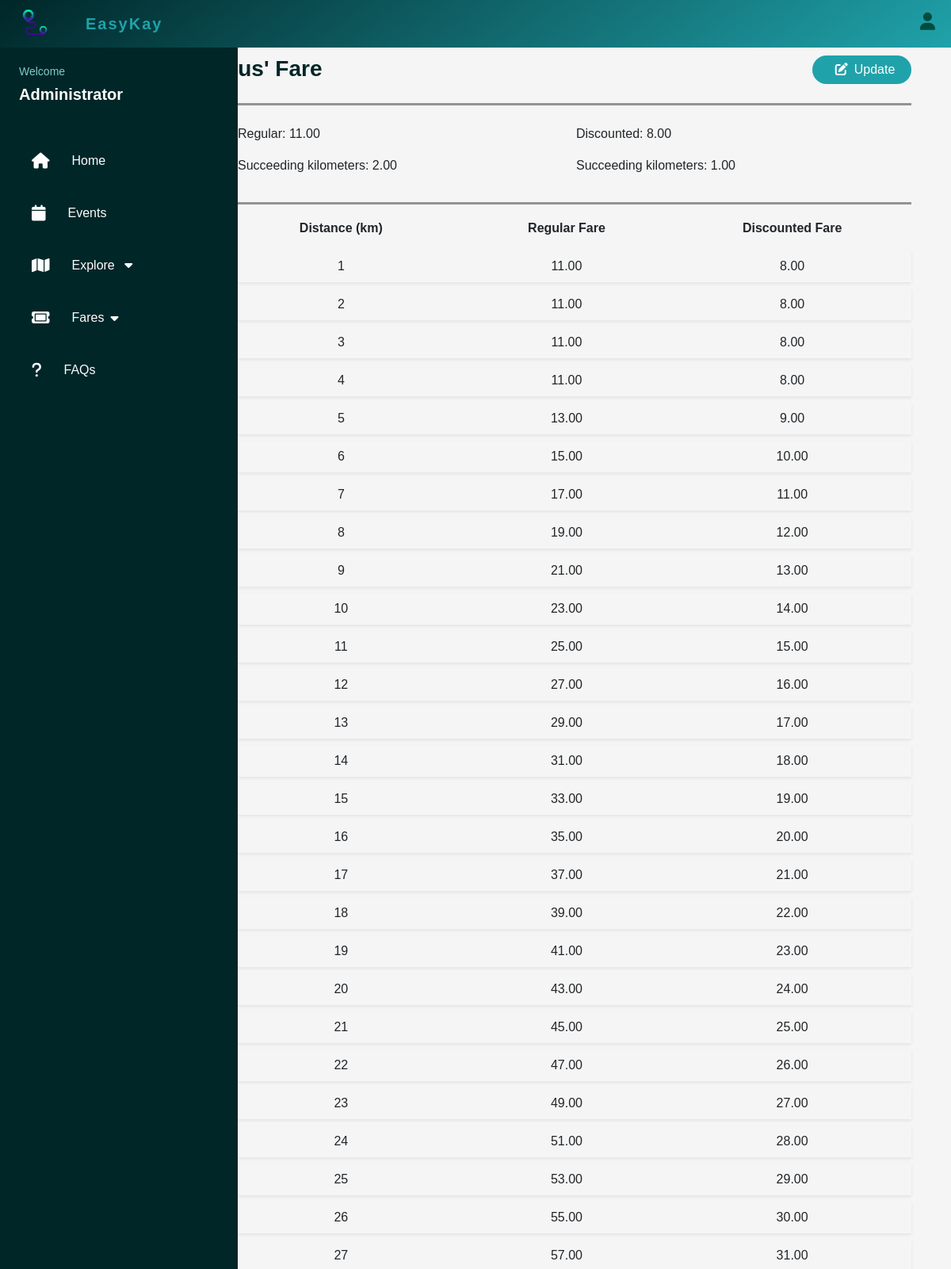
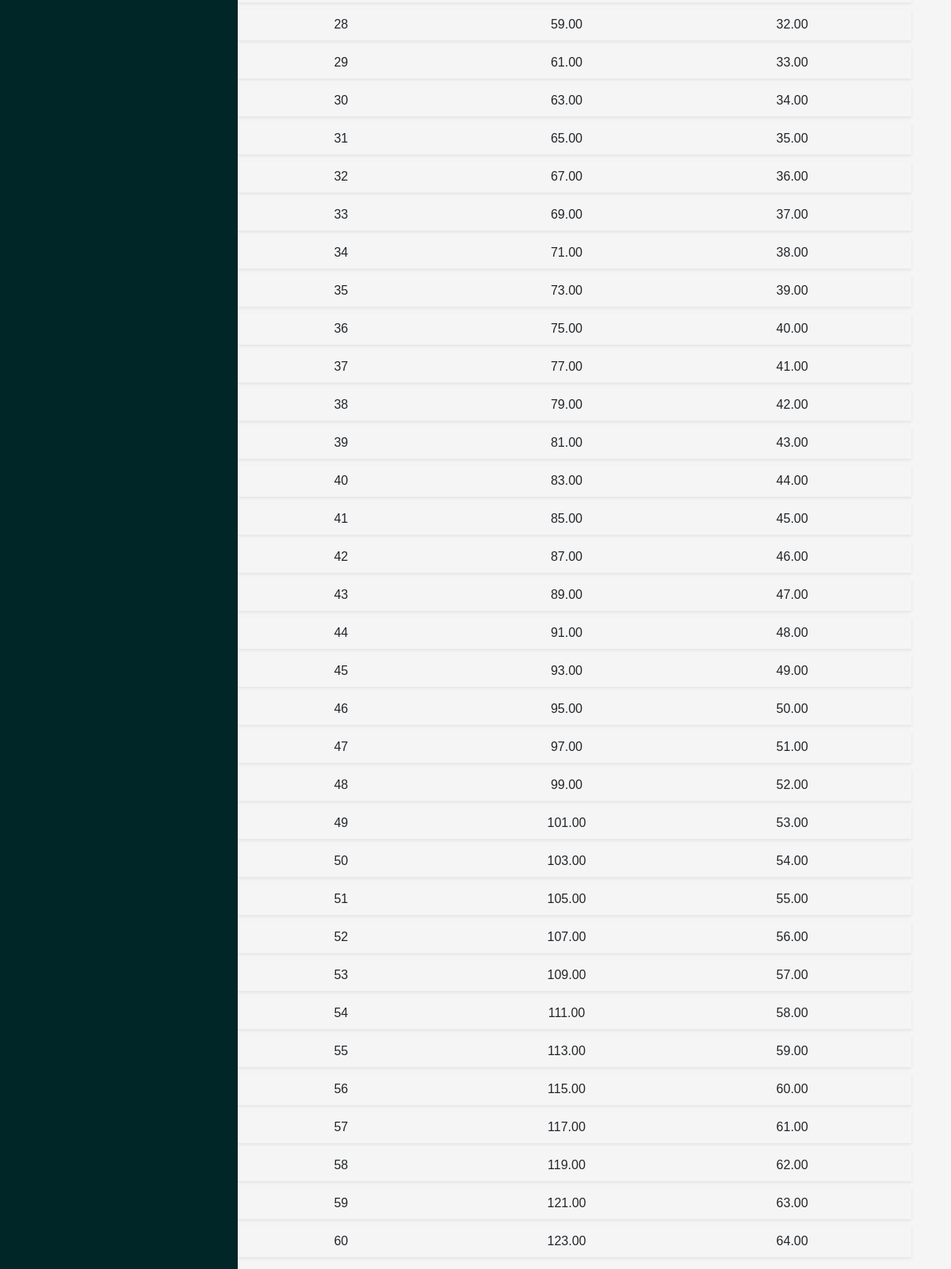
The app's page /admin-2/fares/bus.php (signed in) with its own data (2 pictures, top to bottom).
### tables this page shows
CREATE TABLE `bus_fare` (
  `id` int(11) NOT NULL,
  `bus_regular` decimal(10,2) DEFAULT NULL,
  `bus_regular_succeeding` decimal(10,2) DEFAULT NULL,
  `bus_discounted` decimal(10,2) DEFAULT NULL,
  `bus_discounted_succeeding` decimal(10,2) DEFAULT NULL
);

### admin-2/fares/bus.php (the view, shortened to what this page needs)
<?php
    include "../../connection.php";
    $rows = mysqli_query($conn, "SELECT * FROM bus_fare");
    while ($row = mysqli_fetch_assoc($rows)) {
        $regular = $row['bus_regular'];
        $regular_succeeding = $row['bus_regular_succeeding'];
        $discounted = $row['bus_discounted'];
        $discounted_succeeding = $row['bus_discounted_succeeding'];
    }
?>
<!DOCTYPE html>
<html lang="en">
<head>
    <link href="https://cdn.jsdelivr.net/npm/bootstrap@5.2.3/dist/css/bootstrap.min.css" rel="stylesheet">
    <link rel="stylesheet" type="text/css" href="fares_2.css">
</head>
<body>
    <div class="wrapper">
        <div class="top_navbar">
            <div class="hamburger mx-3">
                <div class="nav-icon d-flex justify-content-center"><img class="" src="../../images/logo.png" alt=""></div>
            </div>
            <div class="menu">
                <div class="logo">
                    EasyKay
                </div>
                <div class="right_menu">
                    <ul>
                        <li><i class="fas fa-user"></i>
                    </ul>
                </div>
            </div>
        </div>
        <div class="main_container">
            <div class="sidebar">
                <div class="sidebar__inner">
                <div class="profile mx-4">
                        <div class="profile_info">
                            <p>Welcome</p>
                            <p class="profile_name fs-5"><b>Administrator</b></p>
                        </div>
                    </div>
                    <ul class="nav nav-pills flex-column mt-2 mt-sm-0" id="menu">
                        <li class="nav-item my-2">
                            <a class="nav-link" href="../ad_home.php">
                                <span class= "icon"><i class="fa-solid fa-house"></i></span>
                                <span class="title ms-2">Home</span>
                            </a>
                        </li>
                        <li class="nav-item my-2">
                            <a class="nav-link" href="../events/ad_event.php">
                                <span class= "icon"><i class="fa-solid fa-calendar"></i></span>
                                <span class=" title ms-2">Events</span>
                            </a>
                        </li>
                        <li class="nav-item disabled my-2">
                            <a class="nav-link" href="#exploresidemenu" data-bs-toggle="collapse">
                                <span class= "icon"><i class="fa-solid fa-map"></i></span>
                                <span class="title ms-2">Explore  <i class="fa-solid fa-caret-down ms-2"></i></span>
                            </a>
                        </li>
                        <li class="nav-item my-2">
                            <a class="nav-link" href="#faressidemenu" data-bs-toggle="collapse">
                                <span class= "icon"><i class="fa-solid fa-ticket"></i></span>
                                <span class="title ms-2">Fares</span>
                                <i class="fa-solid fa-caret-down ms-2"></i>
                            </a>
                        </li>
                        <li class="nav-item my-2">
                            <a class="nav-link" href="../faqs/ad_faqs.php">
                                <span class= "icon"><i class="fa-solid fa-question"></i></span>
                                <span class="title ms-2">FAQs</span>
                            </a>
                        </li>
                    </ul>
                </div>
            </div>
        </div>
        <div class="containter">
            <div class="col-lg-10 float-end">
            <div class="fares">
                    <div class="row">
                        <div class="col-10">
                            <h3 class="title-fare mb-3">Bus' Fare</h3>
                        </div>
                        <div class="col-2 text-center">
                            <button class="btn btn-primary" type="button" data-bs-toggle="modal" data-bs-target="#updateFare">
                                <i class="fa-solid fa-pen-to-square mx-2"></i><span class="text">Update</span>
                            </button>
                        </div>
                    </div>
                    <div class="horizontal-line">
                        <span class="line"></span>
                    </div>
                    <div class="row mx-auto p-2 mt-3">
                        <div class="col-6">
                            <p>Regular: <?php echo $regular ?></p>
                            <p>Succeeding kilometers: <?php echo $regular_succeeding ?></p>
                        </div>
                        <div class="col-6">
                            <p>Discounted: <?php echo $discounted ?></p>
                            <p>Succeeding kilometers:  <?php echo $discounted_succeeding ?></p>
                        </div>
                    </div>
                    <div class="horizontal-line">
                        <span class="line"></span>
                    </div>
                    <div class="row row-fare mx-auto p-2">
                        <div class="col-4 text-center">
                            <span><b>Distance (km)</b> </span>
                        </div>
                        <div class="col-4 text-center">
                            <span><b>Regular Fare</b> </span>
                        </div>
                        <div class="col-4 text-center">
                            <span><b>Discounted Fare</b> </span>
                        </div>
                    </div>
                    <?php
                        for ($i=1; $i < 61; $i++) {
                            if($i < 5){ ?>
                               <div class="row row-fare mx-auto my-2 p-2 shadow-sm">
                                    <div class="col-4 text-center">
                                        <span><?php echo $i; ?></span>
                                    </div>
                                    <div class="col-4 text-center">
                                        <span><?php echo $regular; ?></span>
                                    </div>
                                    <div class="col-4 text-center">
                                        <span><?php echo $discounted; ?></span>
                                    </div>
                                </div>
                    <?php   }else{
                                $regular += $regular_succeeding;
                                $discounted += $discounted_succeeding;
                                $regular = number_format($regular, 2);
                                $discounted = number_format($discounted, 2);
                                ?>
                                <div class="row row-fare mx-auto  my-2 p-2 shadow-sm">
                                    <div class="col-4 text-center">
                                        <span><?php echo $i; ?></span>
                                    </div>
                                    <div class="col-4 text-center">
                                        <span><?php echo $regular; ?></span>
                                    </div>
                                    <div class="col-4 text-center">
                                        <span><?php echo $discounted; ?></span>
                                    </div>
                                </div>
                    <?php
                            }
                        }?>
                </div>
            </div>
        </div>
    </div>
</body>
</html>

### admin-2/fares/fares_2.css (style rules this page uses)
.fares { margin: 7% 5% 7% 8%; }
.btn.btn-primary { height: 36px; border: none; width: 100%; border-radius: 20px; color: #FDFDFD; background-color: #20A2AA; }
.title-fare { color: #002628; font-weight: 600; }
.horizontal-line { display: flex; align-items: center; margin: 10px 0 ; }
.line { flex: 1; border-top: 3px solid rgba(51, 51, 51, 0.5); }

### admin-2/ad_side_2.css (style rules this page uses)
* { margin: 0; padding: 0; list-style: none; box-sizing: border-box; text-decoration: none; font-family: 'Montserrat', sans-serif; }
body { background-color: #f5f5f5; }
.wrapper { width: 100%; height: 100%; }
.top_navbar { background-image: linear-gradient(144deg,#002628, #106469 50%,#20A2AA); height: 60px; display: flex; position: fixed; width: 100%; top: 0; z-index: 1000; }
.hamburger .nav-icon img { width: 40px; height: 40px; margin:8px; }
.top_navbar .menu { width: calc(100% - 80px); height: 100%; display: flex; justify-content: space-between; align-items: center; padding: 0 20px; }
.top_navbar .menu .logo { color: #20A2AA; font-size: 20px; font-weight: 600; letter-spacing: 2px; }
.top_navbar .menu .right_menu ul { display: flex; }
.top_navbar .menu .right_menu ul li { position: relative; margin-top: 14px; }
.top_navbar .menu .right_menu ul li .fas { font-size: 22px; cursor: pointer; color: #004D40; }
.main_container .sidebar { position: fixed; top: 60px; left: 0; width: 300px; height: 100%; background: #002628; transition: all 0.3s ease; }
.main_container .sidebar .sidebar__inner { position: relative; }
.main_container .sidebar .profile { display: flex; align-items: center; color: #fff; padding: 20px 0; white-space: nowrap; transition: all 0.3s ease; }
.main_container .sidebar .profile p:first-child { font-size: 14px; color: #80CBC4; margin-bottom: 3px; }
.main_container .sidebar ul li a { color: #fdfdfd; font-size: 16px; padding: 5px 32px; white-space: nowrap; display: flex; align-items: center; margin-bottom: 1px; transition: all 0.3s ease; margin: 8px; }
.main_container .sidebar ul li a .icon { margin-right: 20px; font-size: 20px; display: flex; align-items: center; }
.main_container .sidebar ul li a span { display: inline-block; color: #fdfdfd }

### records on screen
bus_fare: bus_regular "11.00", bus_regular_succeeding "2.00", bus_discounted "8.00", bus_discounted_succeeding "1.00"

### other values on screen
$regular "13.00"
$discounted "9.00"
$regular "15.00"
$discounted "10.00"
$regular "17.00"
$discounted "11.00"
$regular "19.00"
$discounted "12.00"
$regular "21.00"
$discounted "13.00"
$regular "23.00"
$discounted "14.00"
$regular "25.00"
$discounted "15.00"
$regular "27.00"
